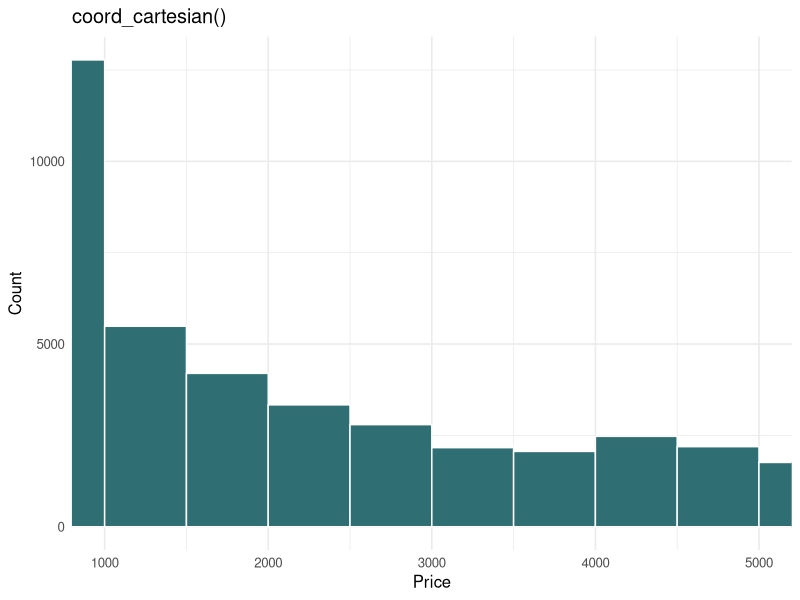
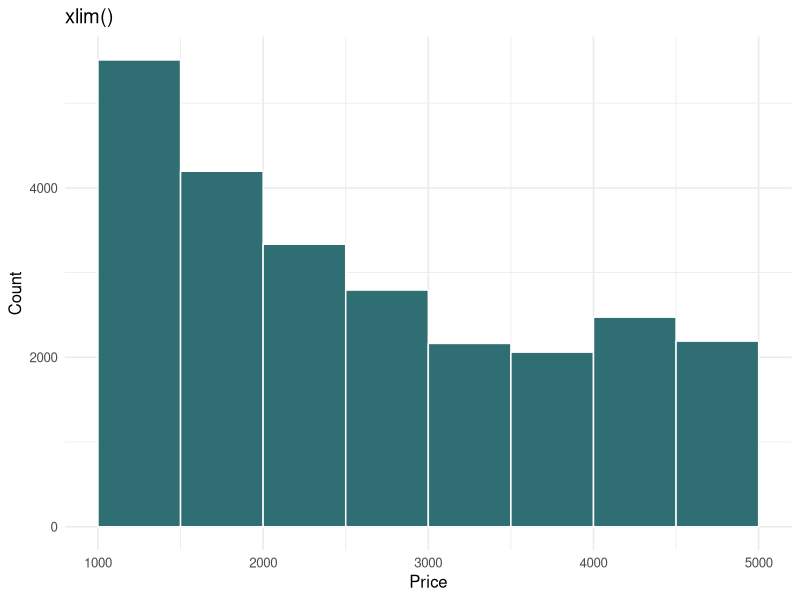
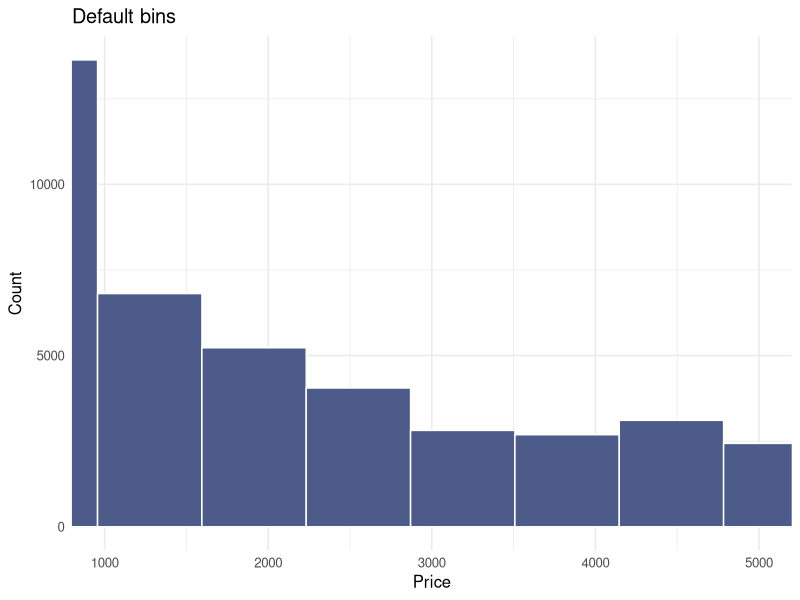
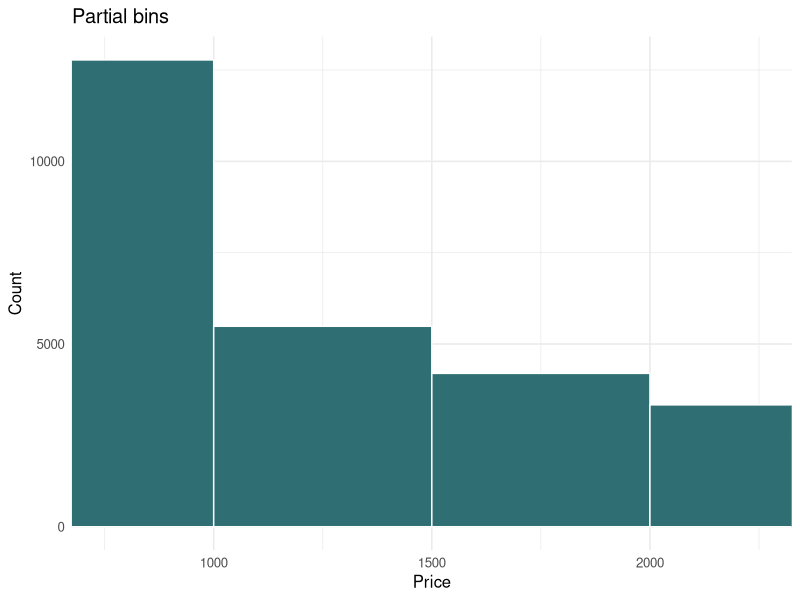
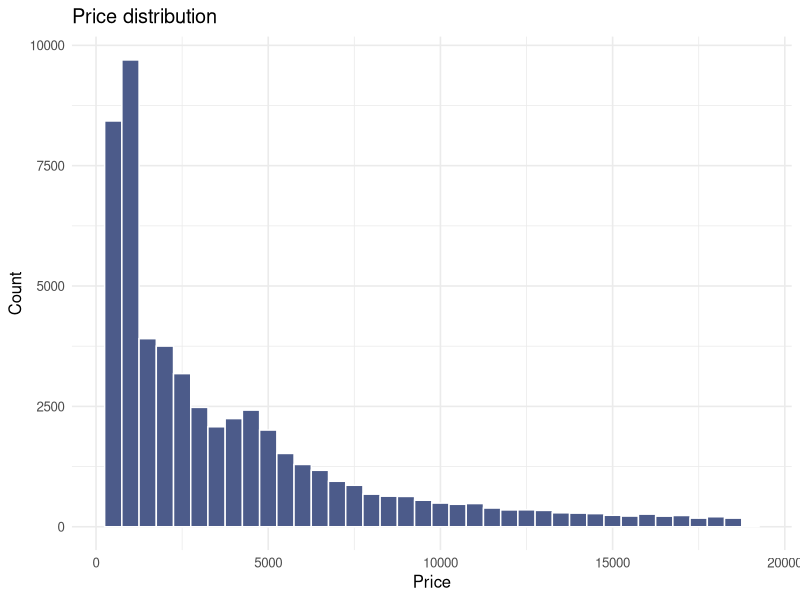
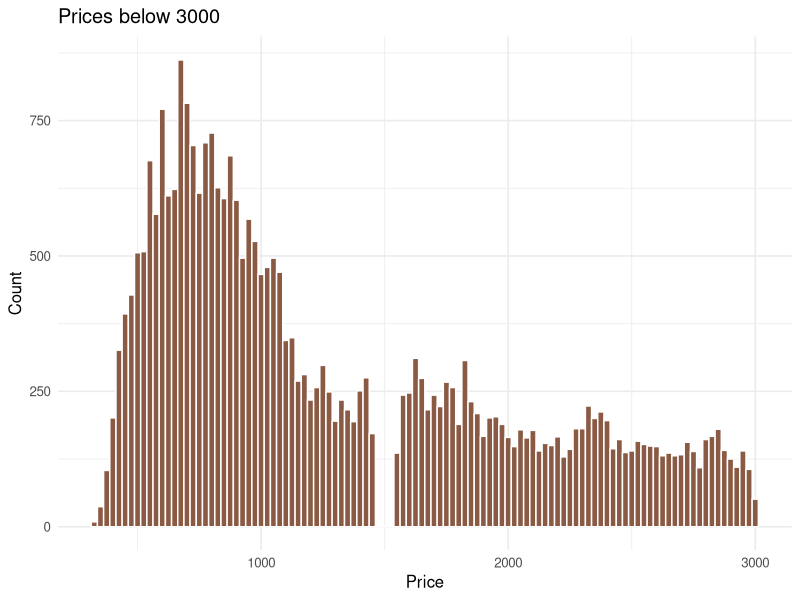
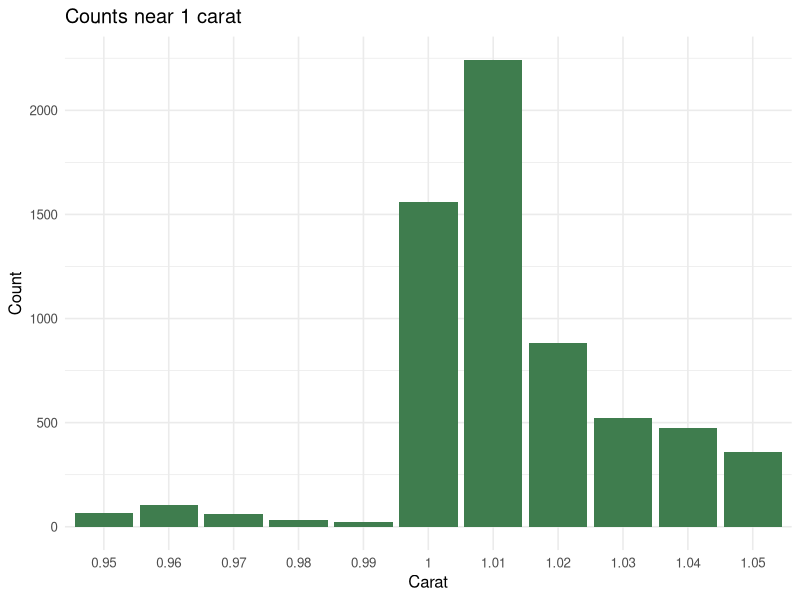

Reproduce these figures in R, in order.
## ---- chunk 1
library(tidyverse)
theme_set(theme_minimal(base_size = 12))
## ---- chunk 2
diamonds |>
  summarise(
    total_diamonds = n(),
    diamonds_between_1000_and_5000 = sum(price >= 1000 & price <= 5000),
    diamonds_removed_by_xlim = total_diamonds - diamonds_between_1000_and_5000
  )
## ---- chunk 3
price_histogram <- diamonds |>
  ggplot(aes(x = price)) +
  geom_histogram(binwidth = 500, boundary = 0, fill = "#2f6f73", color = "white") +
  labs(x = "Price", y = "Count")

price_histogram +
  coord_cartesian(xlim = c(1000, 5000)) +
  labs(title = "coord_cartesian()")
## ---- chunk 4
price_histogram +
  xlim(1000, 5000) +
  labs(title = "xlim()")
## ---- chunk 5
diamonds |>
  ggplot(aes(x = price)) +
  geom_histogram(fill = "#4c5b8a", color = "white") +
  coord_cartesian(xlim = c(1000, 5000)) +
  labs(title = "Default bins", x = "Price", y = "Count")
## ---- chunk 6
price_histogram +
  coord_cartesian(xlim = c(750, 2250)) +
  labs(title = "Partial bins")
## ---- chunk 7
diamonds |>
  summarise(
    min_price = min(price),
    q1 = quantile(price, 0.25),
    median = median(price),
    mean = mean(price),
    q3 = quantile(price, 0.75),
    max_price = max(price)
  )
## ---- chunk 8
diamonds |>
  ggplot(aes(x = price)) +
  geom_histogram(binwidth = 500, fill = "#4c5b8a", color = "white") +
  labs(title = "Price distribution", x = "Price", y = "Count")
## ---- chunk 9
diamonds |>
  filter(price <= 3000) |>
  ggplot(aes(x = price)) +
  geom_histogram(binwidth = 25, fill = "#8a5a44", color = "white") +
  labs(title = "Prices below 3000", x = "Price", y = "Count")
## ---- chunk 10
diamonds |>
  distinct(price) |>
  arrange(price) |>
  mutate(
    previous_price = lag(price),
    gap = price - previous_price
  ) |>
  arrange(desc(gap)) |>
  slice_head(n = 5)
## ---- chunk 11
diamonds |>
  filter(carat %in% c(0.99, 1.00)) |>
  count(carat, name = "number_of_diamonds")
## ---- chunk 12
diamonds |>
  filter(carat >= 0.95, carat <= 1.05) |>
  count(carat, name = "number_of_diamonds") |>
  ggplot(aes(x = factor(carat), y = number_of_diamonds)) +
  geom_col(fill = "#3f7d4e") +
  labs(title = "Counts near 1 carat", x = "Carat", y = "Count")
